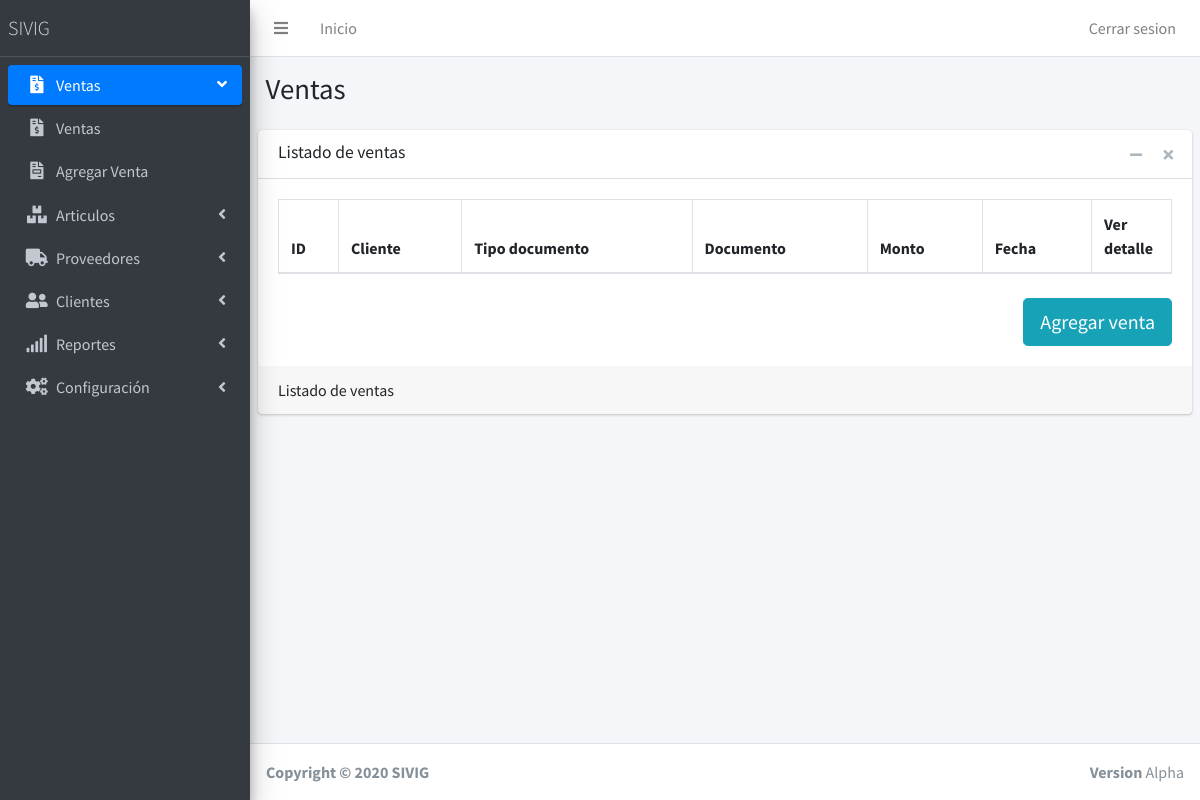
The app's page /Ventas (signed in), older data.
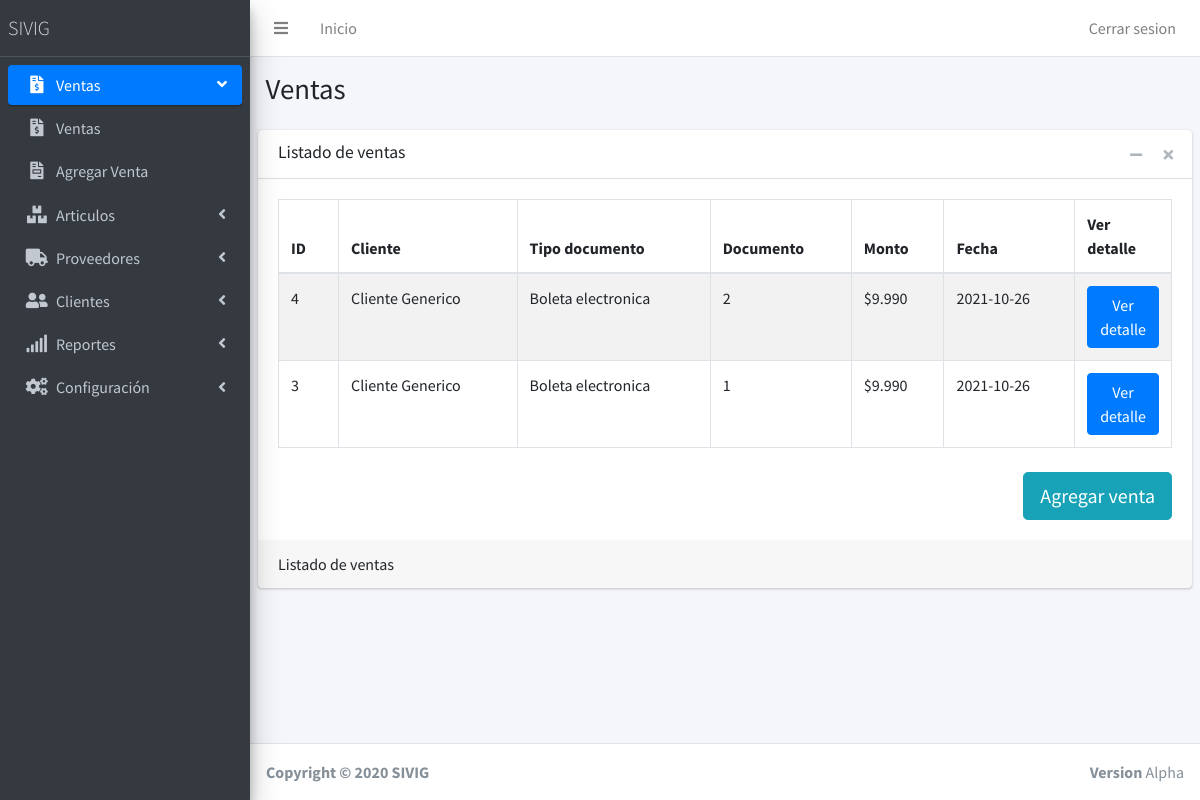
The same page, newer data.
### tables this page shows
CREATE TABLE `grupospaginas` (
  `idgrupo` int(11) NOT NULL AUTO_INCREMENT,
  `nombregrupo` varchar(120) NOT NULL,
  `imagengrupo` varchar(120) NOT NULL,
  `posicion` int(11) NOT NULL,
  PRIMARY KEY (`idgrupo`)
);

CREATE TABLE `permisos` (
  `IdPermiso` int(11) NOT NULL AUTO_INCREMENT,
  `IdUsuario` int(11) NOT NULL,
  `Idpagina` int(11) NOT NULL,
  `Permiso` int(11) NOT NULL,
  PRIMARY KEY (`IdPermiso`)
);

CREATE TABLE `paginas` (
  `IdPagina` int(11) NOT NULL AUTO_INCREMENT,
  `NombrePagina` varchar(120) NOT NULL,
  `Enlacepagina` varchar(120) NOT NULL,
  `Imagen` varchar(60) NOT NULL,
  `grupopagina` int(11) NOT NULL,
  PRIMARY KEY (`IdPagina`)
);

CREATE TABLE `ventas` (
  `id` int(11) NOT NULL AUTO_INCREMENT,
  `monto_neto` int(11) NOT NULL,
  `monto_imp` int(11) NOT NULL,
  `tipo_documento` int(11) NOT NULL,
  `documento` int(11) NOT NULL,
  `cliente` varchar(11) NOT NULL,
  `medio_pago` int(11) NOT NULL,
  `fecha` date NOT NULL,
  `usuario` int(11) NOT NULL,
  PRIMARY KEY (`id`),
  KEY `cliente` (`cliente`),
  KEY `medio_pago` (`medio_pago`),
  KEY `tipo_documento` (`tipo_documento`),
  KEY `usuario` (`usuario`),
  CONSTRAINT `ventas_ibfk_1` FOREIGN KEY (`cliente`) REFERENCES `clientes` (`rut`),
  CONSTRAINT `ventas_ibfk_2` FOREIGN KEY (`medio_pago`) REFERENCES `medios_de_pago` (`id`),
  CONSTRAINT `ventas_ibfk_3` FOREIGN KEY (`tipo_documento`) REFERENCES `tipo_documento` (`id`),
  CONSTRAINT `ventas_ibfk_4` FOREIGN KEY (`usuario`) REFERENCES `usuarios` (`IdUsuario`)
);

CREATE TABLE `clientes` (
  `rut` varchar(11) NOT NULL,
  `nombre` varchar(120) NOT NULL,
  `giro` varchar(90) NOT NULL,
  `direccion` varchar(120) NOT NULL,
  `comuna` int(11) NOT NULL,
  `provincia` int(11) NOT NULL,
  `region` int(11) NOT NULL,
  `telefono` int(9) NOT NULL,
  `mail` varchar(80) NOT NULL,
  PRIMARY KEY (`rut`)
);

CREATE TABLE `tipo_documento` (
  `id` int(11) NOT NULL,
  `tipo` varchar(60) NOT NULL,
  PRIMARY KEY (`id`)
);

### Model/dbConection.php (called while the page is built)
<?php
class DB
{
	private $host;
	private $db;
	private $user;
	private $password;
	public function __construct()
	{
		$this->host = 'localhost';
		$this->db = 'sivig_old';
		$this->user = 'root';
		$this->password = '';
	}
	public function connect()
	{
		try {
			$connection = "mysql:host=" . $this->host . ";dbname=" . $this->db;
			$options = [
				PDO::ATTR_ERRMODE => PDO::ERRMODE_EXCEPTION,
				PDO::ATTR_EMULATE_PREPARES => false,
				PDO::MYSQL_ATTR_INIT_COMMAND => "SET NAMES utf8",
			];
			$pdo = new PDO($connection, $this->user, $this->password, $options);
			return $pdo;
		} catch (PDOException $e) {
			print_r('Error conenection: ' . $e->getMessage());
		}
	}
}
 ?>

### Controller/MenuController.php (called while the page is built, shortened)
<?php
include 'Model/dbConection.php';
class Menu extends DB{
        public function Getpaginas($idusuario, $idgrupo){
        $query = $this->connect()->prepare('SELECT * FROM paginas INNER JOIN permisos on permisos.Idpagina = paginas.IdPagina WHERE permisos.IdUsuario = :idusuario AND permisos.Permiso = 1 AND paginas.grupopagina = :idgrupo');
        $query->execute(['idusuario' => $idusuario, 'idgrupo' => $idgrupo]);
        $menusa = array();
        foreach ($query as $Menua) {
            $m = new Menus();
            $m->NombrePagina = $Menua[1];
            $m->EnlacePagina = $Menua[2];
            $m->IdPagina = $Menua[0];
            $m->ImagenPagina = $Menua['Imagen'];
            $m->GrupoPagina = $Menua[4];
            array_push($menusa, $m);
        }
        return $menusa;
       }
        public function GetGrupoPagina($idpagina){
            $query = $this->connect()->prepare('SELECT grupopagina FROM paginas WHERE Idpagina = :idpagina');
            $query->execute(['idpagina' => $idpagina]);
            foreach ($query as $a) {
                $idgrupo = $a[0];
            }
        return $idgrupo;
    }
        public function GetGrupos(){
            $query = $this->connect()->prepare('SELECT * FROM grupospaginas ORDER BY posicion ASC');
            $query->execute();
            $grupos = array();
            foreach ($query as $g) {
                array_push($grupos, $g);
            }
            return $grupos;
           }
}
?>

### Controller/VentasController.php (called while the page is built, shortened)
<?php
Class Ventas extends DB{
    public function GetVentas(){
        $query = $this->connect()->prepare('SELECT * FROM ventas ORDER BY id DESC');
            $query->execute();
            $arrayventas = array();
            foreach ($query as $r) {
               array_push($arrayventas, $r);
            }
            return $arrayventas;
    }
}
?>

### Controller/ClientesController.php (called while the page is built, shortened)
<?php
Class Cliente extends DB{
    public function GetNombreClientePorRut($rut){
        $query = $this->connect()->prepare('SELECT nombre FROM clientes WHERE rut = :rut');
        $query->execute(['rut' =>$rut]);
        foreach ($query as $c) {
            $cliente = new Clientes();
            $cliente->nombre = $c[0];
            $nombre = $cliente->nombre;
        }
        return $nombre;
}
}
?>

### Controller/TipoDocumentoController.php (called while the page is built, shortened)
<?php
Class TiposDocumentos extends DB{
    public function GetTiposDocumentosPorId($id){
        $query = $this->connect()->prepare('SELECT * FROM tipo_documento WHERE id = :id');
            $query->execute(['id' => $id]);
            foreach ($query as $c) {
                $tipo = $c['tipo'];
            }
            return $tipo;
    }
}
?>

### Ventas.php (the view, shortened to what this page needs)
<?php
$idpagina = 6;
include 'includes/partials/header.php';
include 'includes/partials/menu.php';
include 'Controller/VentasController.php';
include 'Controller/ClientesController.php';
include 'Controller/TipoDocumentoController.php';
$clientes = new Cliente();
$tipo_documento = new TiposDocumentos();
?>
<div class="content-wrapper">
      <section class="content-header">
        <div class="container-fluid">
          <div class="row mb-2">
            <div class="col-sm-6">
              <h1>Ventas</h1>
            </div>
          </div>
        </div>
      </section>
      <section class="content">
        <div class="card">
          <div class="card-header">
            <h3 class="card-title">Listado de ventas</h3>
            <div class="card-tools">
              <button type="button" class="btn btn-tool" data-card-widget="collapse" data-toggle="tooltip" title="Collapse">
                <i class="fas fa-minus"></i></button>
              <button type="button" class="btn btn-tool" data-card-widget="remove" data-toggle="tooltip" title="Remove">
                <i class="fas fa-times"></i></button>
            </div>
          </div>
          <div class="card-body">
            <table id="tabla1" class="table table-bordered table-striped">
              <thead>
                <tr>
                  <th style="width: 60px">ID</th>
                  <th>Cliente</th>
                  <th>Tipo documento</th>
                  <th>Documento</th>
                  <th>Monto</th>
                  <th>Fecha</th>
                  <th style="width: 80px">Ver detalle</th>
                </tr>
              </thead>
              <tbody>
              <?php
                  $venta = new Ventas();
                  $ventas = $venta->GetVentas();
                  foreach ($ventas as $v) {
                   echo' <tr>
                      <td>'. $v['id'].'</td>
                      <td>'. $clientes->GetNombreClientePorRut($v['cliente']).'</td>
                      <td>'. $tipo_documento->GetTiposDocumentosPorId($v['tipo_documento']).'</td>
                      <td>'. $v['documento'].'</td>
                      <td>$'.number_format(($v['monto_neto'] + $v['monto_imp']), 0, ',', '.').'</td>
                      <td>'. $v['fecha'].'</td>
                      <td>
                    <form action="VerVenta" method="POST">
                    <input type="hidden" name="id" value="'.$v['id'].'">
                    <button type="submit" class="btn btn-block btn-primary" name="Ver detalle" value="Ver detalle">Ver detalle</button>
                    </form>
                    </td>
                    </tr>';
                  }
              ?>
            </tbody>
            </table>
            <br>
              <div class="float-right">
              <a href="AgregarVenta" class="btn  btn-lg btn-info"> Agregar venta</a>
                  </div>
          </div>
          <div class="card-footer">
          Listado de ventas
          </div>
        </div>
      </section>
    </div>
  <?php
  include 'includes/partials/footer.php';
  ?>

### Includes/partials/header.php (shortened to what this page needs)
<!DOCTYPE html>
<html lang="es">
<head>
  <link rel="stylesheet" href="Includes/plugins/fontawesome-free/css/all.min.css">
  <link rel="stylesheet" href="https://code.ionicframework.com/ionicons/2.0.1/css/ionicons.min.css">
  <link rel="stylesheet" href="Includes/plugins/datatables-bs4/css/dataTables.bootstrap4.css">
  <link rel="stylesheet" href="Includes/css/adminlte.min.css">
  <link rel="stylesheet" href="Includes/plugins/select2/css/select2.min.css">
  <link rel="stylesheet" href="Includes/plugins/select2-bootstrap4-theme/select2-bootstrap4.min.css">
</head>
<body class="hold-transition sidebar-mini">

### Includes/partials/menu.php (shortened to what this page needs)
<div class="wrapper">
    <nav class="main-header navbar navbar-expand navbar-white navbar-light">
      <ul class="navbar-nav">
        <li class="nav-item">
          <a class="nav-link" data-widget="pushmenu" href="#"><i class="fas fa-bars"></i></a>
        </li>
        <li class="nav-item d-none d-sm-inline-block">
          <a href="index" class="nav-link">Inicio</a>
        </li>
      </ul>
      <ul class="navbar-nav ml-auto">
        <li class="nav-item d-none d-sm-inline-block">
          <a href="Controller/LogoutController.php" class="nav-link">Cerrar sesion</a>
        </li>
      </ul>
    </nav>
    <aside class="main-sidebar sidebar-dark-primary elevation-4">
      <a href="./" class="brand-link">
        <span class="brand-text font-weight-light">SIVIG</span>
      </a>
      <div class="sidebar">
        <nav class="mt-2">
          <ul class="nav nav-pills nav-sidebar flex-column" data-widget="treeview" role="menu" data-accordion="false">
                 <li class="nav-item has-treeview">
                <?php
        require './Controller/MenuController.php';
        $menu = new Menu();
        $activo = "";
        $activog = "";
        $open = "";
        $grupos = $menu->GetGrupos();
        if ($idpagina == 0) {
          $idgrupoactivo = 0;
        }else{
          $idgrupoactivo = $menu->GetGrupoPagina($idpagina);
        }
        foreach ($grupos as $g) {
          if($idgrupoactivo === $g['idgrupo']){
            $activog = "active";
            $open = "menu-open";
          }else{
            $activog = "";
            $open = "";
          }
          echo '
          <li class="nav-item has-treeview '.$open.'">
          <a href="#" class="nav-link '.$activog.'">
            <i class="nav-icon '. $g['imagengrupo'] .'"></i>
            <p>
              '. $g['nombregrupo'].'
              <i class="right fas fa-angle-left"></i>
            </p>
          </a>
          <ul class="nav nav-treeview">';
          $datos = $menu->Getpaginas($_SESSION['id'], $g['idgrupo']);
          foreach ($datos as $n) {
            if($idpagina === $n->IdPagina){
              $activo = "active";
            }else{
              $activo = "";
            }
            echo '
            <li class="nav-item">
            <a href="'. $n->EnlacePagina.'" class="nav-link '. $activo.'">
              <i class="nav-icon '. $n->ImagenPagina.'"></i>
              <p>
              '. $n->NombrePagina.'
              </p>
            </a>
          </li>
          ';
      }
      echo '
          </ul>
         ';
      echo '
      </li>
     ';
        }
        ?>
                </ul>
        </nav>
      </div>
    </aside>

### Includes/partials/footer.php (shortened to what this page needs)
<footer class="main-footer">
      <div class="float-right d-none d-sm-block">
        <b>Version</b> Alpha
      </div>
      <strong>Copyright &copy; 2020 SIVIG</strong>
    </footer>
  </div>
</body>
</html>

Row changes from the older to the newer data that the page shows:
added ventas: id "4", cliente.nombre "Cliente Generico", tipo_documento.tipo "Boleta electronica", documento "2", $v['monto_neto'] + $v['monto_imp'] "9.990", fecha "2021-10-26"
added ventas: id "3", GetNombreClientePorRut "Cliente Generico", GetTiposDocumentosPorId "Boleta electronica", documento "1", $v['monto_neto'] + $v['monto_imp'] "9.990", fecha "2021-10-26"
